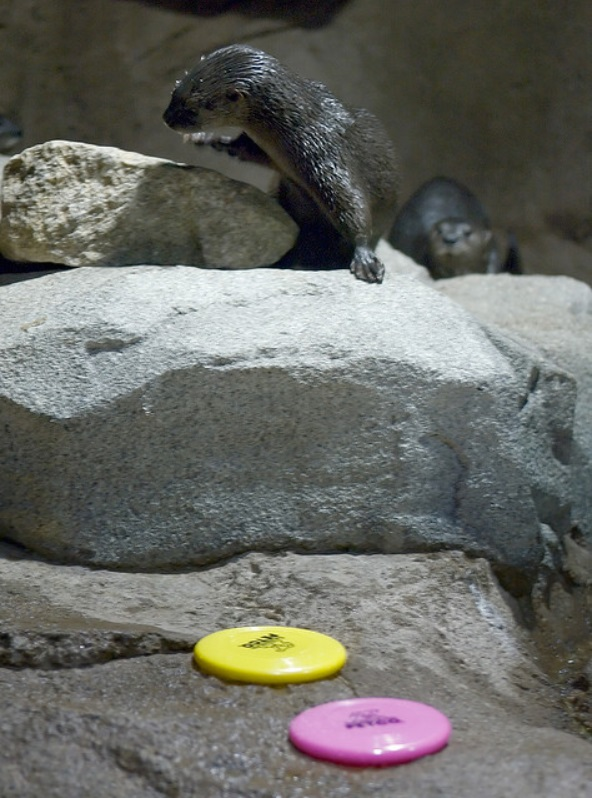
#> input picture Image Processing/HW3/q1/1.jpg, 592 x 798 px, found by its file name; the run also reads 1 picture not shown here
$ python task-1-script.py
#> lines starting #> are read from the running program, lines starting #| are printed output that depends on the picture; long printed decimals are rounded


import cv2
import numpy as np

def img1_calculate (img, img_from_task):
    gray = cv2.cvtColor(img, cv2.COLOR_BGR2GRAY)

    # Vertical gaussian blur
    kernel_size = (3001,1)

    changedImg = cv2.GaussianBlur(gray, kernel_size, 0)

    # Calculate MSE
    mse = np.mean((changedImg - img_from_task) ** 2)
    print(f"MSE between processed and task image: {mse} used kernel size: {kernel_size}")

    cv2.imshow('Original', img)
    cv2.imshow('Task image', img_from_task)
    cv2.imshow('the changed original ', changedImg)
    cv2.waitKey(0)

    cv2.destroyAllWindows()

def img2_calculate (img, img_from_task):
    gray = cv2.cvtColor(img, cv2.COLOR_BGR2GRAY)

    # Vertical gaussian blur
    kernel_size = (25,25)

    changedImg = cv2.GaussianBlur(gray, kernel_size, 0)

    # Calculate MSE
    mse = np.mean((changedImg - img_from_task) ** 2)
    print(f"MSE between processed and task image: {mse} used kernel size: {kernel_size}")

    cv2.imshow('Original', img)
    cv2.imshow('Task image', img_from_task)
    cv2.imshow('the changed original ', changedImg)
    cv2.waitKey(0)

    cv2.destroyAllWindows()

def img3_calculate(img, img_from_task):
    gray = cv2.cvtColor(img, cv2.COLOR_BGR2GRAY)

    kernel_size = (13)
    # Apply median blur
    changedImg = cv2.medianBlur(gray, kernel_size)

    # Calculate MSE
    mse = np.mean((changedImg - img_from_task) ** 2)
    print(f"MSE between processed and task image: {mse}")

    cv2.imshow('Original', img)
    cv2.imshow('Task image', img_from_task)
    cv2.imshow('median blur Result', changedImg)
    cv2.waitKey(0)

    cv2.destroyAllWindows()

def img4_calculate(img, img_from_task):
    gray = cv2.cvtColor(img, cv2.COLOR_BGR2GRAY)

    kernel_size = (1,27)
    # Apply gaussian blur
    changedImg = cv2.GaussianBlur(gray, kernel_size,0)

    # Calculate MSE
    mse = np.mean((changedImg - img_from_task) ** 2)
    print(f"MSE between processed and task image: {mse} used kernel size: {kernel_size}")


    cv2.imshow('Original', img)
    cv2.imshow('Task image', img_from_task)
    cv2.imshow('gaussian blur Result', changedImg)
    cv2.waitKey(0)

    cv2.destroyAllWindows()

def img6_calculate(img, img_from_task):
    gray = cv2.cvtColor(img, cv2.COLOR_BGR2GRAY)

    kernel1 = np.array([
        [0, -1, 0],
        [-1, 4, -1],
        [0, -1, 0]
    ])


    result1 = cv2.filter2D(gray, -1, kernel1)

    # Calculate MSE
    mse = np.mean((result1 - img_from_task) ** 2)
    print(f"MSE between processed and task image: {mse}")

    # Display results
    cv2.imshow('Original', img)
    cv2.imshow('Task image', img_from_task)
    cv2.imshow('Kernel 1 Result', result1)
    cv2.waitKey(0)


    cv2.destroyAllWindows()

def img7_calculate(img, img_from_task):
    # Convert to grayscale
    gray = cv2.cvtColor(img, cv2.COLOR_BGR2GRAY)

    # Flip top and bottom halves in one operation using array indexing
    changedImg = np.vstack((gray[gray.shape[0]//2:], gray[:gray.shape[0]//2]))

    # Calculate MSE
    mse = np.mean((changedImg - img_from_task) ** 2)
    print(f"MSE between processed and task image: {mse}")

    # Display images
    cv2.imshow('Original', img)
    cv2.imshow('Task image', img_from_task)
    cv2.imshow('Swapped halves', changedImg)
    cv2.waitKey(0)

    cv2.destroyAllWindows()

def img8_calculate(img, img_from_task):
    # Convert to grayscale
    gray = cv2.cvtColor(img, cv2.COLOR_BGR2GRAY)

    mse = np.mean((gray - img_from_task) ** 2)
    print(f"MSE between processed and task image: {mse}")

    # Display images
    cv2.imshow('Original', img)
    cv2.imshow('Task image', img_from_task)
    cv2.imshow('Gray', gray)
    cv2.waitKey(0)

    cv2.destroyAllWindows()

def img9_calculate(img, img_from_task):
    gray = cv2.cvtColor(img, cv2.COLOR_BGR2GRAY)

    kernel = np.array([[-0.2,-0.2,-0.2],
                      [-0.2, 2.6,-0.2],
                      [-0.2,-0.2,-0.2]])


    # Apply the sharpening filter
    changedImg = cv2.filter2D(gray, -1, kernel)

    # Calculate MSE
    mse = np.mean((changedImg - img_from_task) ** 2)
    print(f"MSE between processed and task image: {mse}")

    cv2.imshow('Original', img)
    cv2.imshow('Task image', img_from_task)
    cv2.imshow('Edge Enhanced Result', changedImg)
    cv2.waitKey(0)

    cv2.destroyAllWindows()

img = cv2.imread(r'I dont tell you\ImageProcessing2024_2025_HW3\q1\1.jpg')
#> img is the input picture: shape (798, 592, 3); mean B, G, R 99.9, 105.2, 104.2

img_from_task1 = cv2.imread(r'I dont tell you\ImageProcessing2024_2025_HW3\q1\image_1.jpg', 0)
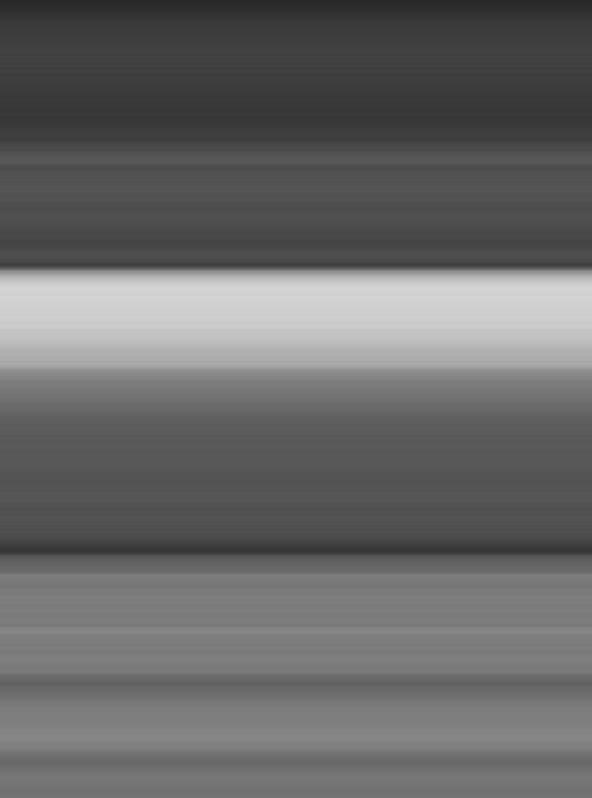
#> input picture Image Processing/HW3/q1/image_1.jpg, 592 x 798 px, found by its file name
#> img_from_task1 is the input picture: shape (798, 592); min 40, max 212, mean 104.3

img1_calculate(img, img_from_task1)
#> in img1_calculate, `gray = cv2.cvtColor(img, cv2.COLOR_BGR2GRAY)`:
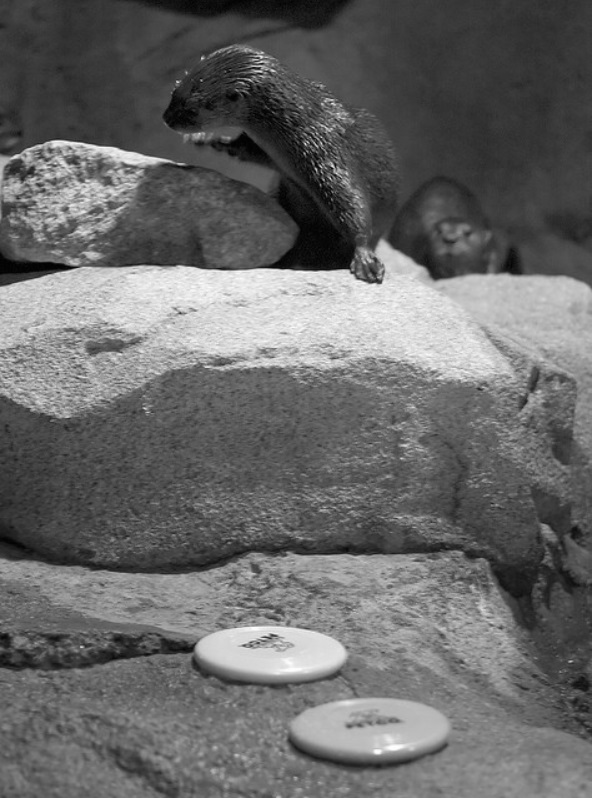
#> gray: shape (798, 592); min 0, max 255, mean 104.3
#> in img1_calculate, `mse = np.mean((changedImg - img_from_task) ** 2)`: mse = 0.913
#| MSE between processed and task image: 0.9131 used kernel size: (3001, 1)

img_from_task2 = cv2.imread(r'I dont tell you\ImageProcessing2024_2025_HW3\q1\image_2.jpg', 0)
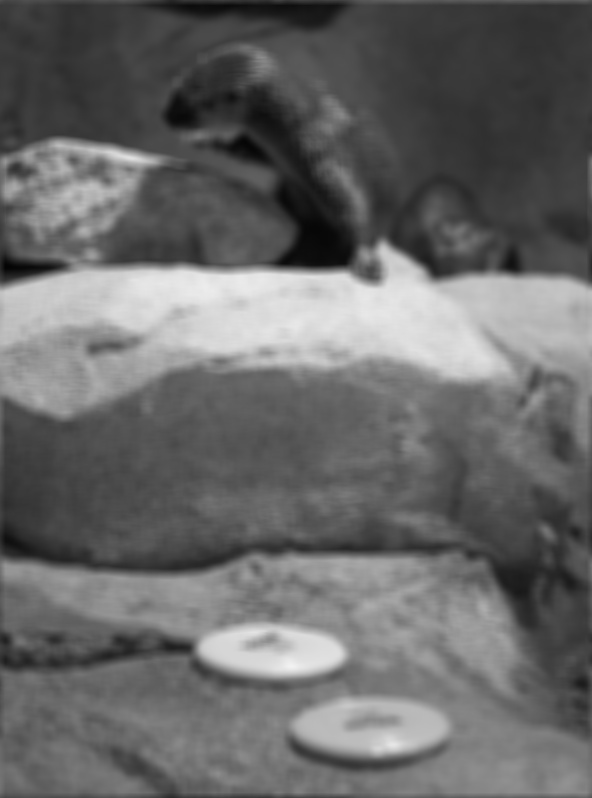
#> input picture Image Processing/HW3/q1/image_2.jpg, 592 x 798 px, found by its file name
#> img_from_task2 is the input picture: shape (798, 592); min 4, max 242, mean 104.3

img2_calculate(img, img_from_task2)
#> in img2_calculate, `mse = np.mean((changedImg - img_from_task) ** 2)`: mse = 6.74
#| MSE between processed and task image: 6.740 used kernel size: (25, 25)

img_from_task3 = cv2.imread(r'I dont tell you\ImageProcessing2024_2025_HW3\q1\image_3.jpg', 0)
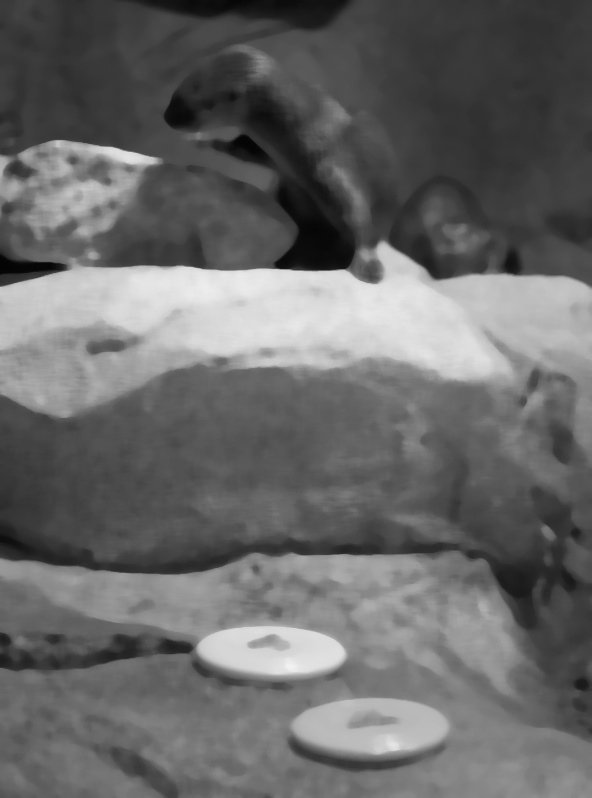
#> input picture Image Processing/HW3/q1/image_3.jpg, 592 x 798 px, found by its file name
#> img_from_task3 is the input picture: shape (798, 592); min 2, max 242, mean 104.3

img3_calculate(img, img_from_task3)
#> in img3_calculate, `mse = np.mean((changedImg - img_from_task) ** 2)`: mse = 3.43
#| MSE between processed and task image: 3.426

img_from_task4 = cv2.imread(r'I dont tell you\ImageProcessing2024_2025_HW3\q1\image_4.jpg', 0)

img4_calculate(img, img_from_task4)
#> in img4_calculate, `mse = np.mean((changedImg - img_from_task) ** 2)`: mse = 6.16
#| MSE between processed and task image: 6.164 used kernel size: (1, 27)

img_from_task6 = cv2.imread(r'I dont tell you\ImageProcessing2024_2025_HW3\q1\image_6.jpg', 0)
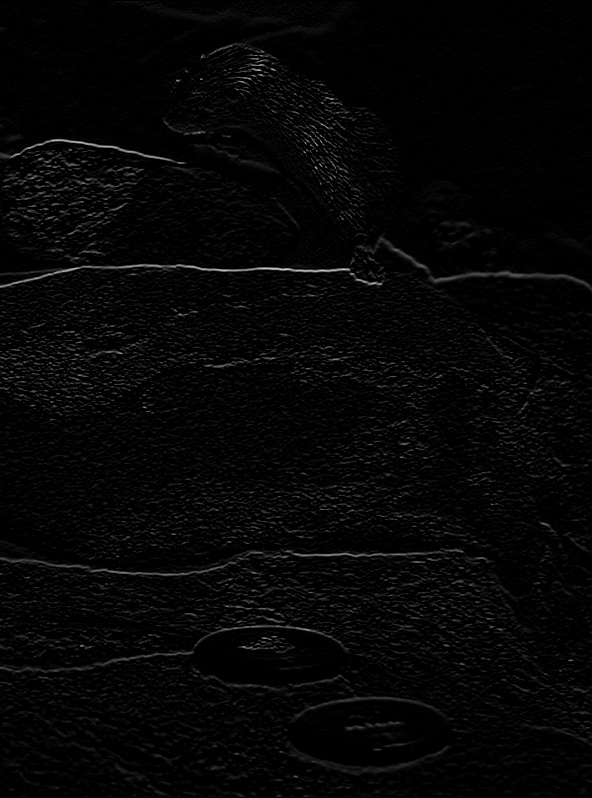
#> input picture Image Processing/HW3/q1/image_6.jpg, 592 x 798 px, found by its file name
#> img_from_task6 is the input picture: shape (798, 592); min 0, max 214, mean 5.9

img6_calculate(img, img_from_task6)
#> in img6_calculate, `result1 = cv2.filter2D(gray, -1, kernel1)`:
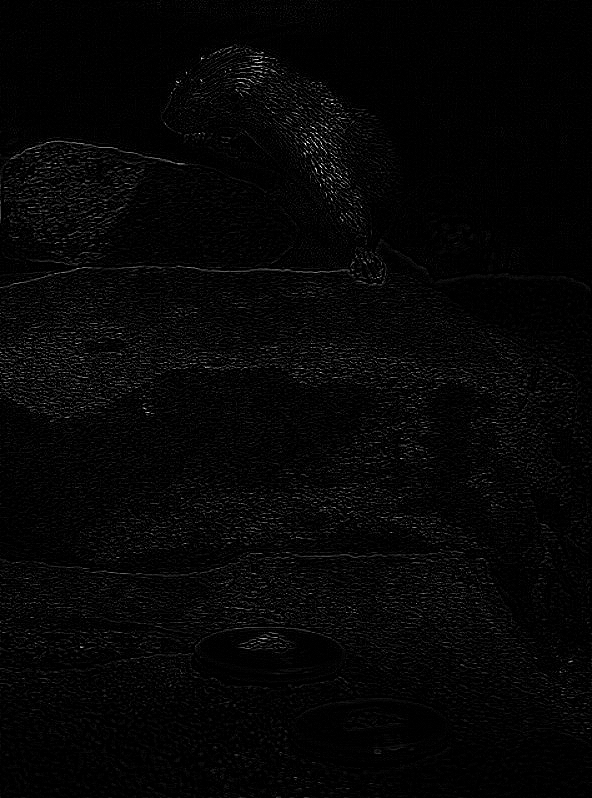
#> result1: shape (798, 592); min 0, max 255, mean 5.8
#> in img6_calculate, `mse = np.mean((result1 - img_from_task) ** 2)`: mse = 39.73
#| MSE between processed and task image: 39.729

img_from_task7 = cv2.imread(r'I dont tell you\ImageProcessing2024_2025_HW3\q1\image_7.jpg', 0)

img7_calculate(img, img_from_task7)
#> in img7_calculate, `changedImg = np.vstack((gray[gray.shape[0]//2:], gray[:gray.shape[0]//..`:
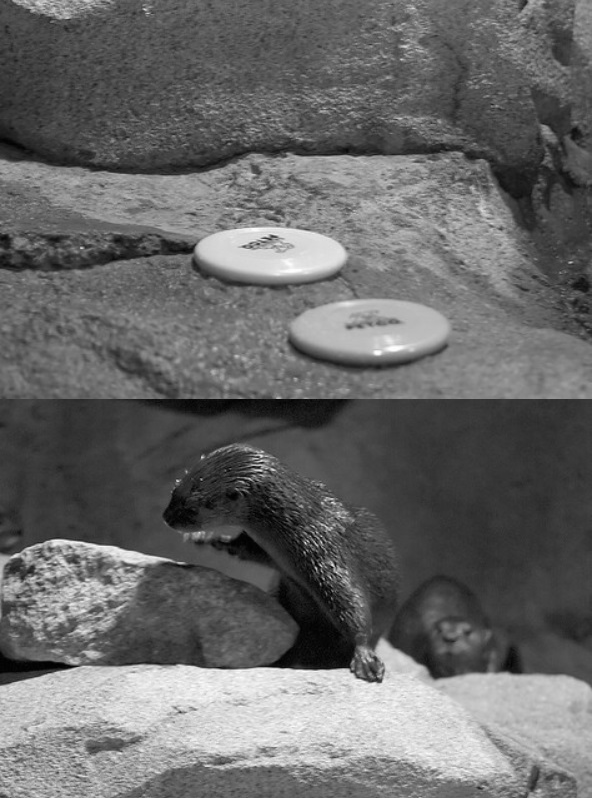
#> changedImg: shape (798, 592); min 0, max 255, mean 104.3
#> (the run stopped early here; a loop or call above may not have finished)
